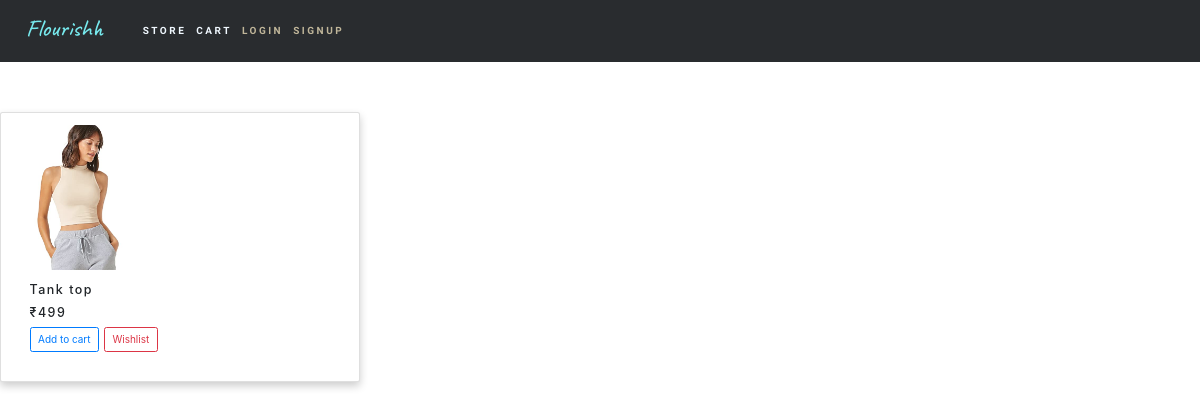
/product/5, run on the app's committed database.
### app/models.py (models this page shows, shortened)
class Product(models.Model):
    item = models.CharField(null=True, max_length= 200)
    image = models.ImageField(blank=True, null=True)
    price = models.IntegerField(null = True)
    sale = models.ForeignKey(Carousel, null=True, blank=True, on_delete=models.CASCADE, related_name="sale")
    brand = models.ForeignKey(Brand, null=True, blank=True, on_delete=models.CASCADE, related_name="brand")
    saleprice = models.IntegerField(null = True, blank=True)
    TAG_CHOICES = ((True, 'Women'), (False, 'Men'))
    tag = models.BooleanField(choices = TAG_CHOICES, null=None, default=True)
    instocknumber = models.IntegerField(null=True)
    availability = models.BooleanField(null=True)
    color = models.CharField(null=True, max_length= 20)
    @property
    def imageURL(self):
        try:
            url = self.image.url
        except:
            url = ''
        return url

### app/views.py (the view)
# urls.py: path('product/<int:myid>', views.productview, name='product'),
def productview(request, myid):
    product = Product.objects.get(id = myid)
    sizes = list(Size.objects.filter(product = product).values('size'))
    sizes = [u['size'] for u in sizes]
    print(sizes)
    context = {'product': product, 'sizes': sizes}
    return render(request, 'product.html', context)

### app/templates/product.html (shortened to what this page needs)
{% include 'main.html' %}
{% load static %}
<link rel="stylesheet" href="{% static 'css/product.css' %}">
<link rel="stylesheet" href="https://maxcdn.bootstrapcdn.com/bootstrap/3.4.1/css/bootstrap.min.css">
  <link rel="stylesheet" href="https://cdn.jsdelivr.net/npm/bootstrap@4.3.1/dist/css/bootstrap.min.css">
{% block content %}
<body>
  <div class="card mb-3" style="max-width: 540px;">
    <div class="row no-gutters">
      <div class="col-md-4">
        <img src="{{product.imageURL}}" class="card-img" alt="...">
      </div>
      <div class="col-md-12">
        <div class="card-body">
          <h5 class="card-title">{{product.item}}</h5>
          <h5 class="card-title">
            {% if product.saleprice is NULL %}
              ₹{{product.price}}
            {% else %}
              <span style="text-decoration: line-through;">₹{{product.price}}</span>
              <span style="color: red;">₹{{product.saleprice}}</span>
            {% endif %}
          </h5>
          <h5>
            <button class="btn btn-outline-primary add-btn update-cart" data-action="add" data-id={{thing.id}}>Add to cart</button>
                <button class="btn btn-outline-danger add-btn update-wishlist" data-action="add" data-id={{thing.id}}>Wishlist</button>
          </h5>
        </div>
      </div>
    </div>
  </div>
</body>
{% endblock %}

### static1/css/allstyle.css (style rules this page uses)
body { background-color: #f2f3f7; }

### static1/css/product.css (style rules this page uses)
.card { box-shadow: 0 4px 8px 0 rgba(0,0,0,0.2); transition: 0.3s; width: 30%; border-radius: 5px; }
img { border-radius: 5px 5px 0 0; }
.row { padding: 12px 16px; display: flex; justify-content: center; flex-direction: column; letter-spacing: 1.5px; }

### data on the page
Product: imageURL (picture), item "Tank top", price "499"
